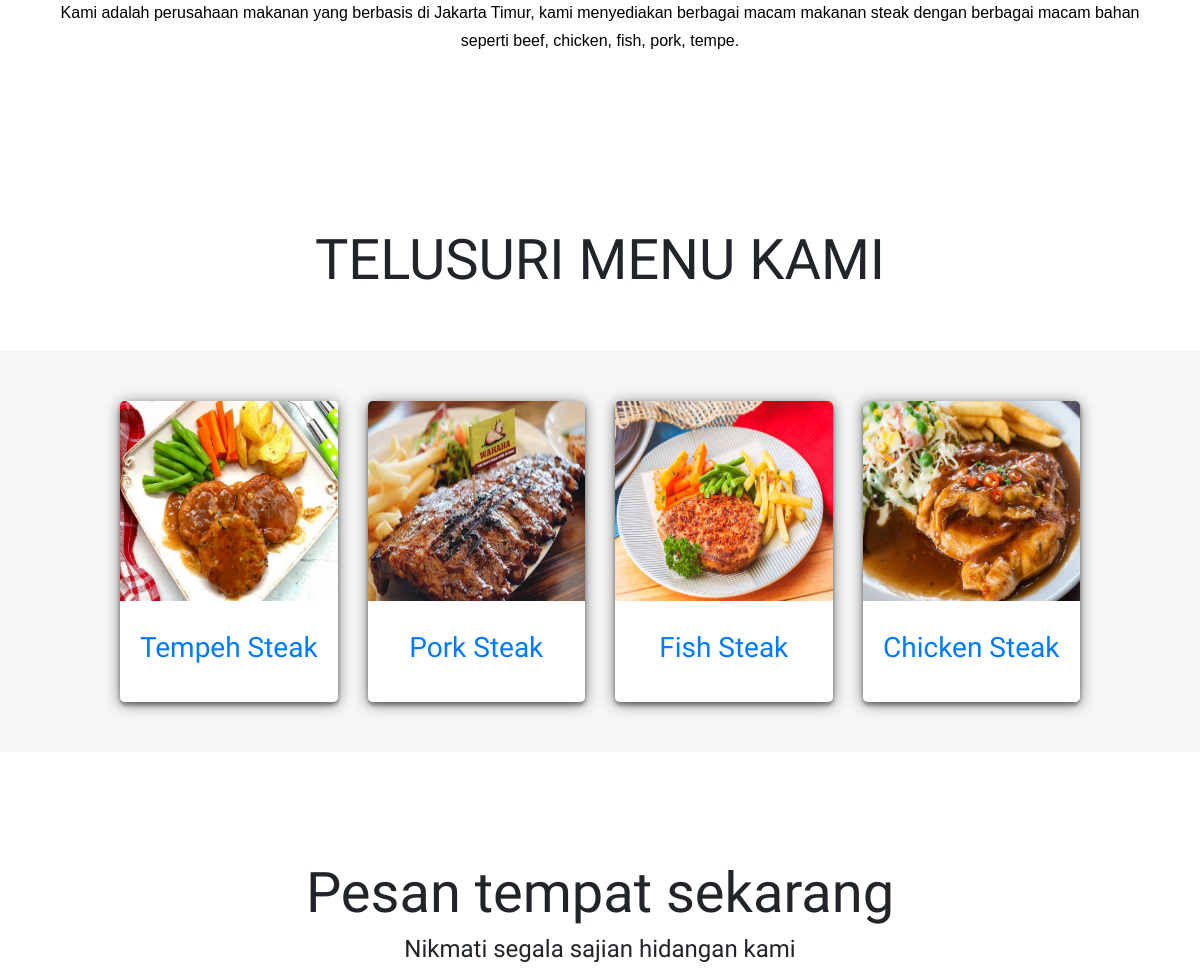
Before: / (middle part) with the older database file.
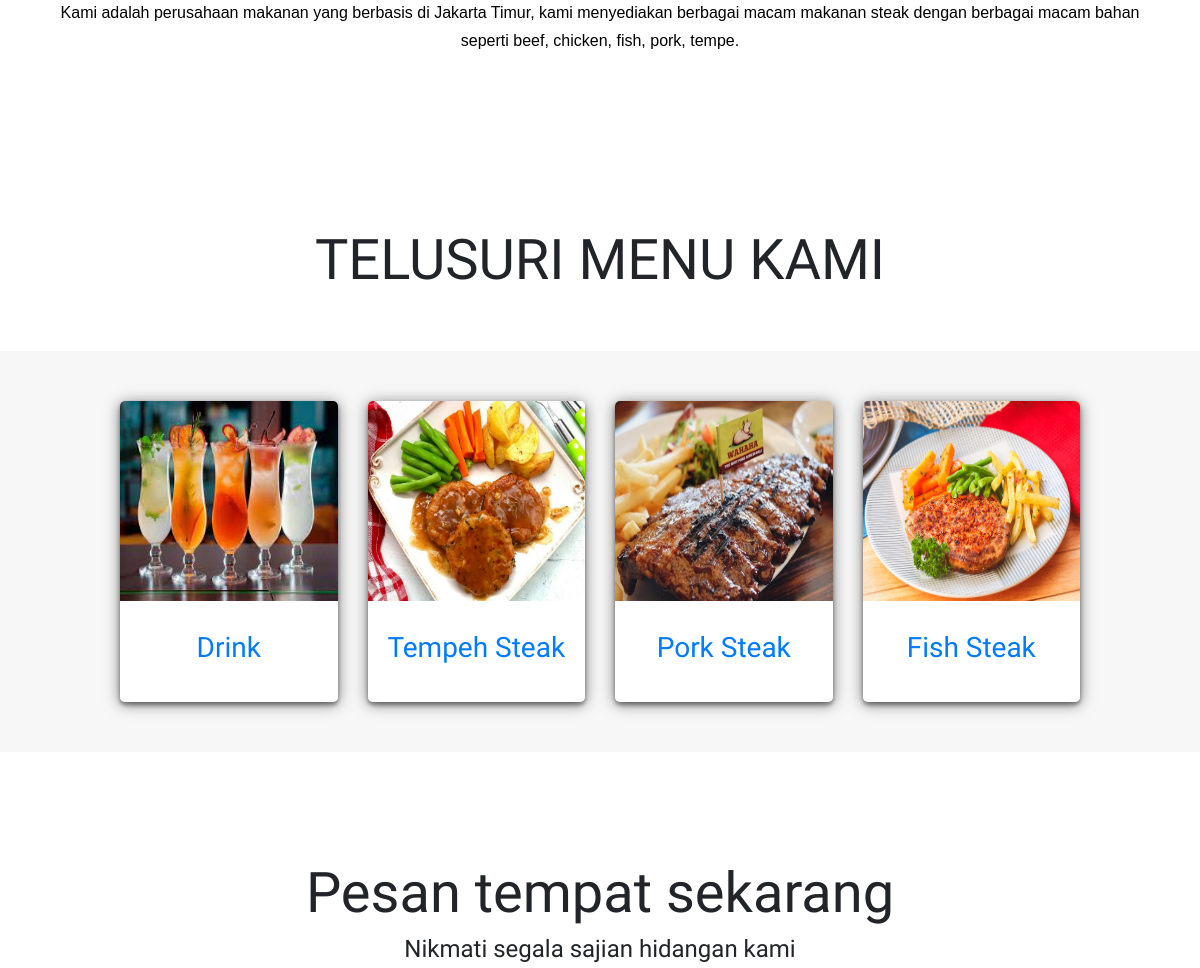
After: the same page with the newer database file.
### tables this page shows
CREATE TABLE `tbl_category` (
  `id` int(10) UNSIGNED NOT NULL,
  `title` varchar(100) NOT NULL,
  `image_name` varchar(255) NOT NULL,
  `featured` varchar(10) NOT NULL,
  `active` varchar(10) NOT NULL
);

### index.php (the view, shortened to what this page needs)
    <?php include('default/header.php'); ?>
    <section class="categories">
        <div class="container">
            <p style="color:black; text-align:center;">Kami adalah perusahaan makanan yang berbasis di Jakarta Timur, kami menyediakan berbagai macam makanan steak dengan berbagai macam bahan seperti beef, chicken, fish, pork, tempe.</p>
        </div>
    </section>
    <section class="categories">
    <div class="row">
            <div class="col-12 py-5 text-center">
                <h3 class="display-4">TELUSURI MENU KAMI</h2>
            </div>
            </div>
            <div id="cards_landscape_wrap-2">
            <div class="container-category">
                <div class="row">
                <?php
                    $sql = "SELECT * FROM tbl_category WHERE active='Yes' ORDER BY id DESC LIMIT 4";
                    $res = mysqli_query($conn, $sql);
                    $count = mysqli_num_rows($res);
                    if($count>0)
                    {
                        while($row=mysqli_fetch_assoc($res))
                        {
                            $id = $row['id'];
                            $title = $row['title'];
                            $image_name = $row['image_name'];
                            ?>
                            <div class="col-xs-12 col-sm-6 col-md-3 col-lg-3">
                                <a href="category-foods.php?category_id=<?php echo $id; ?>">
                                    <div class="card-flyer">
                                        <div class="text-box">
                                            <div class="image-box">
                                            <?php
                                                if($image_name=="")
                                                {
                                                    echo "<div class='error'>Image not found.</div>";
                                                }
                                                else
                                                {
                                                    ?>
                                                   <img src="images/category/<?php echo $image_name; ?>">
                                                    <?php
                                                }
                                            ?>
                                            <div class="text-container">
                                                <h3><?php echo $title; ?></h3>
                                            </div>
                                            </div>
                                        </div>
                                    </div>
                                </a>
                            </div>
                            <?php
                        }
                    }
                    else
                    {
                        echo "<div class='error'>Category not found.</div>";
                    }
                ?>
            </div>
        </div>
</div>
    </section>
    <div class="container">
            <div class="row">
            <div class="col-12 py-5 text-center">
                <h3 class="display-4">Pesan tempat sekarang</h2>
                <h4 class="mb-0"> Nikmati segala sajian hidangan kami</h4>
            </div>
            </div>
        </div>

Changed rows visible on the page:
no longer on this page (row unchanged): tbl_category: image_name (picture), title "Chicken Steak"
added tbl_category: image_name (picture), title "Drink"
